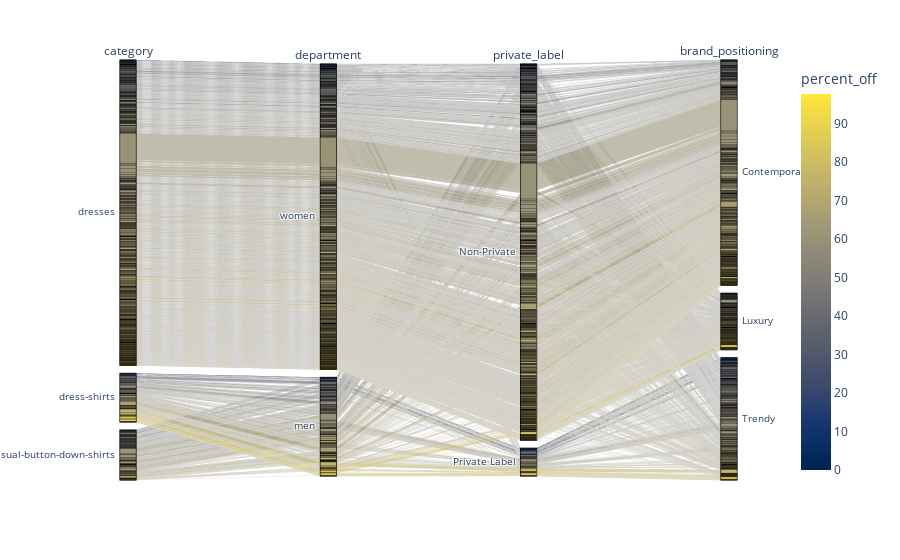

Notebook code cell kept with this figure:
### Code cell
import plotly.express as px

fig = px.parallel_categories(off5th_full.iloc[:,1:], color="percent_off", color_continuous_scale=px.colors.sequential.Cividis)
fig.show()

### Figure 1 — Plotly figure (JSON) as saved in the notebook; plotly's stock layout.template omitted (floating-point values rounded to 4 significant figures; data arrays with more than 128 entries replaced by an {"elided": "..."} marker saying what was removed)
{"data": [{"dimensions": [{"label": "category", "values": {"elided": "5111 str values"}}, {"label": "department", "values": {"elided": "5111 str values"}}, {"label": "private_label", "values": {"elided": "5111 str values"}}, {"label": "brand_positioning", "values": {"elided": "5111 str values"}}], "domain": {"x": [0, 1], "y": [0, 1]}, "line": {"color": {"elided": "5111 float values"}, "coloraxis": "coloraxis"}, "name": "", "type": "parcats"}], "layout": {"coloraxis": {"colorbar": {"title": {"text": "percent_off"}}, "colorscale": [[0, "#00224e"], [0.1111, "#123570"], [0.2222, "#3b496c"], [0.3333, "#575d6d"], [0.4444, "#707173"], [0.5556, "#8a8678"], [0.6667, "#a59c74"], [0.7778, "#c3b369"], [0.8889, "#e1cc55"], [1, "#fee838"]]}, "legend": {"tracegroupgap": 0}, "margin": {"t": 60}}}
